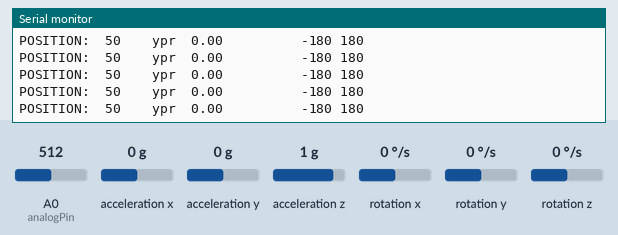
Simulated run of this sketch. Board: ESP8266 (NodeMCU). Shown: the last lines printed to the serial monitor. The inputs (shaded band) are chosen by the test bench; at power-on: A0 (analogPin) = 512, acceleration x 0 g, acceleration y 0 g, acceleration z 1 g, rotation x 0 °/s, rotation y 0 °/s, rotation z 0 °/s. WiFi joins after 1.5 s; servers stay silent unless stated.

Above: at 6.2 s.
6.3 s: A0 (analogPin) set to 107
At 6.36 s:
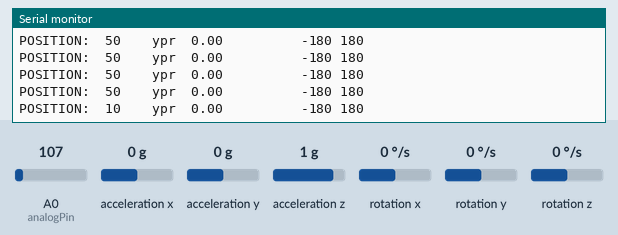
7.8 s: A0 (analogPin) set to 86
At 7.82 s:
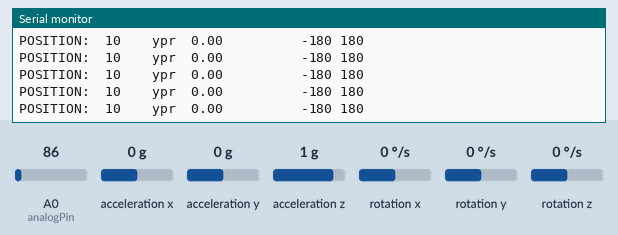
Timing chart, 0 to 10.8 s (numbered marks = the images above; inputs shaded):
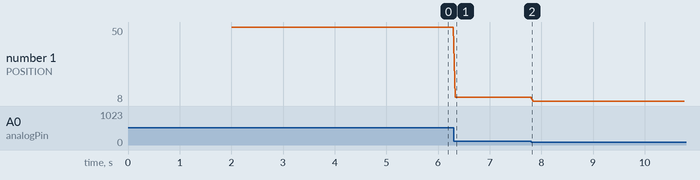

Measured:
- after the input at 6.3 s, the serial monitor: prints a new line at once (image 1)
- plotted number 1: 50 → 10 after the input at 6.3 s, 10 → 8 after the input at 7.8 s

The sketch:

3_AlturaGripper-y-4_AperturaCierreGripper_ManoIzquierza.ino
```cpp
/**********************/
/*CÓDIGO POTENCIÓMETRO*/
/**********************/
const int analogPin = A0;
int value;      //variable que almacena la lectura analógica raw
int position;   //posición del potenciómetro en tanto por ciento

/***********************/
/*CÓDIGO SENSOR MPU6050*/
/***********************/
// I2Cdev and MPU6050 must be installed as libraries, or else the .cpp/.h files
// for both classes must be in the include path of your project
#include "I2Cdev.h"

#include "MPU6050_6Axis_MotionApps20.h"
#include "MPU6050.h" // not necessary if using MotionApps include file

// Arduino Wire library is required if I2Cdev I2CDEV_ARDUINO_WIRE implementation
// is used in I2Cdev.h
#if I2CDEV_IMPLEMENTATION == I2CDEV_ARDUINO_WIRE
    #include "Wire.h"
#endif

// class default I2C address is 0x68
// specific I2C addresses may be passed as a parameter here
// AD0 low = 0x68 (default for SparkFun breakout and InvenSense evaluation board)
// AD0 high = 0x69
MPU6050 mpu;
//MPU6050 mpu(0x69); // <-- use for AD0 high

// uncomment "OUTPUT_READABLE_YAWPITCHROLL" if you want to see the yaw/
// pitch/roll angles (in degrees) calculated from the quaternions coming
// from the FIFO. Note this also requires gravity vector calculations.
// Also note that yaw/pitch/roll angles suffer from gimbal lock (for
// more info, see: http://en.wikipedia.org/wiki/Gimbal_lock)
#define OUTPUT_READABLE_YAWPITCHROLL

//#define INTERRUPT_PIN D5  //#define INTERRUPT_PIN 2 --> use pin 2 on Arduino Uno & most boards

// MPU control/status vars:
bool dmpReady = false;  // set true if DMP init was successful
//uint8_t mpuIntStatus;   // holds actual interrupt status byte from MPU
uint8_t devStatus;      // return status after each device operation (0 = success, !0 = error)
uint16_t packetSize;    // expected DMP packet size (default is 42 bytes)
uint16_t fifoCount;     // count of all bytes currently in FIFO
uint8_t fifoBuffer[64]; // FIFO storage buffer

// orientation/motion vars:
Quaternion q;           // [w, x, y, z]         quaternion container
VectorInt16 aa;         // [x, y, z]            accel sensor measurements
VectorInt16 aaReal;     // [x, y, z]            gravity-free accel sensor measurements
VectorInt16 aaWorld;    // [x, y, z]            world-frame accel sensor measurements
VectorFloat gravity;    // [x, y, z]            gravity vector
float euler[3];         // [psi, theta, phi]    Euler angle container
float ypr[3];           // [yaw, pitch, roll]   yaw/pitch/roll container and gravity vector

// packet structure for InvenSense teapot demo:
uint8_t teapotPacket[14] = { '$', 0x02, 0,0, 0,0, 0,0, 0,0, 0x00, 0x00, '\r', '\n' };

/********************/
/*CODIGO MODULO WIFI*/
/********************/

#include <ESP8266WiFi.h>

const char* ssid = "MSI";
const char* password = "87654321";

IPAddress ip(192,168,1,133);     //Mi IO
//IPAddress gateway(192,168,1,254); //IP router MSI
IPAddress gateway(192,168,1,1); //IP router
IPAddress subnet(255,255,255,0);//MacAdress

//WiFiServer server(80);  //Usar este puerto para comprobar dirección ip.
WiFiServer server(65433); //Este puerto es para usar en Jupyter Lab.

String datos;

void setup() {
    /***********************/
    /*CÓDIGO SENSOR MPU6050*/
    /***********************/
    Serial.begin(9600); // Initialize serial communication

    // join I2C bus (I2Cdev library doesn't do this automatically):
    #if I2CDEV_IMPLEMENTATION == I2CDEV_ARDUINO_WIRE
        Wire.begin();
        Wire.setClock(400000); // 400kHz I2C clock. Comment this line if having compilation difficulties
    #elif I2CDEV_IMPLEMENTATION == I2CDEV_BUILTIN_FASTWIRE
        Fastwire::setup(400, true);
    #endif

    // initialize device:
    mpu.initialize();
    //pinMode(INTERRUPT_PIN, INPUT);

    // load and configure the DMP:
    devStatus = mpu.dmpInitialize();

    // supply your own gyro offsets here, scaled for min sensitivity:
    mpu.setXGyroOffset(220);
    mpu.setYGyroOffset(76);
    mpu.setZGyroOffset(-85);
    mpu.setZAccelOffset(1788); // 1688 factory default for my test chip

    // make sure it worked (returns 0 if so):
    if (devStatus == 0) {
        // Calibration Time: generate offsets and calibrate our MPU6050:
        mpu.CalibrateAccel(6);
        mpu.CalibrateGyro(6);
        mpu.PrintActiveOffsets();
        // turn on the DMP, now that it's ready:
        mpu.setDMPEnabled(true);

        // enable Arduino interrupt detection:
        //attachInterrupt(digitalPinToInterrupt(INTERRUPT_PIN), dmpDataReady, RISING);
        //mpuIntStatus = mpu.getIntStatus();

        // set our DMP Ready flag so the main loop() function knows it's okay to use it:
        dmpReady = true;

        // get expected DMP packet size for later comparison:
        packetSize = mpu.dmpGetFIFOPacketSize();
    }

    /********************/
    /*CODIGO MODULO WIFI*/
    /********************/
    //Iniciamos la comunicación Wifi:
    WiFi.mode(WIFI_STA);                  //Wifi en MODO ESTACIÓN
    WiFi.config(ip, gateway, subnet);     //Configuramos la ip estática
    WiFi.begin(ssid, password);           //Iniciamos conexión con las credenciales de nuestra red (el nombre y la contraseña del wifi que indicamos).

    while (WiFi.status() != WL_CONNECTED) {
      Serial.print(".");
      delay(100);
    }

    server.begin(); //Iniciamos el servidor

}

void loop() {
    /**********************/
    /*CÓDIGO POTENCIÓMETRO*/
    /**********************/
    value = analogRead(analogPin);           // realizar la lectura analógica raw
    position = map(value, 0, 1023, 0, 100);  // convertir a porcentaje

    /***********************/
    /*CÓDIGO SENSOR MPU6050*/
    /***********************/
    // if programming failed, don't try to do anything:
    if (!dmpReady) return;
    // read a packet from FIFO:
    if (mpu.dmpGetCurrentFIFOPacket(fifoBuffer)) { // Get the Latest packet
        // display Euler angles in degrees:
        mpu.dmpGetQuaternion(&q, fifoBuffer);
        mpu.dmpGetGravity(&gravity, &q);
        mpu.dmpGetYawPitchRoll(ypr, &q, &gravity);

        Serial.print(F("POSITION:  "));
        Serial.print(position);
        Serial.print(F("\t\t"));

        Serial.print(F("ypr  "));
//        Serial.print(ypr[0] * 180/M_PI);
//        Serial.print(F("\t"));
//        Serial.print(ypr[1] * 180/M_PI);
//        Serial.print(F("\t"));
        Serial.print(ypr[2] * 180/M_PI);
        Serial.print(F("\t\t\t\t\t"));
        Serial.print(-180); Serial.print(" "); //To freeze the lower and upper limits of the Serial Plotter
        Serial.println(180);
    }

    /********************/
    /*CODIGO MODULO WIFI*/
    /********************/
    WiFiClient client = server.available();
    datos = String(ypr[2] * 180/M_PI) +"/"+ String(position);
    client.println(datos);

    client.flush();

    delay(1);

}
```
